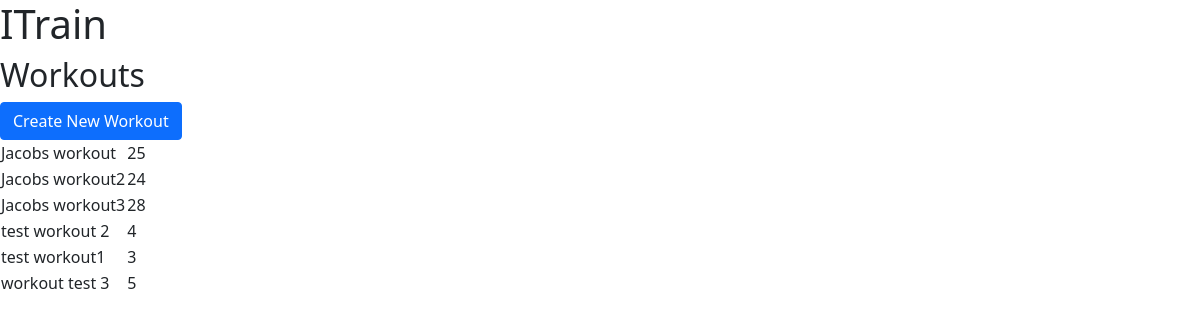
The page /workouts/ on the database its author committed.
### main/models.py (models this page shows, shortened)
class Workout(models.Model):
    name = models.CharField(max_length=30, unique=True, null=False,
                            blank=False,
                            error_messages={'unique':
                                            'The Workout name is not unique'})
    description = models.TextField(max_length=200, blank=True)
    class Meta:
        ordering = ['name']

### main/views.py (the view)
# urls.py: path('workouts/', WorkoutList.as_view(), name='workouts'),
class WorkoutList(generic.ListView):
    model = Workout
    template_name = 'main/workouts.html'
    paginate_by = 50

### main/templates/main/workouts.html
{% extends 'base.html' %}
{% load static %}
{% block content %}
<h2>Workouts</h2>
<a href="{% url 'create_workout'%}">
  <button type="button" class="btn btn-primary">Create New Workout</button>
</a>
<table>
  {% for workout in workout_list %}
  <tr>
    <td>{{ workout.name }}</td>
    <td>{{ workout.id }}</td>
  {% empty %}
  <tr>You have no workouts to show</tr>
  {% endfor %}
</table>
{% endblock %}

### rows shown on the page
Workout: name "Jacobs workout", id "25"
Workout: name "Jacobs workout2", id "24"
Workout: name "Jacobs workout3", id "28"
Workout: name "test workout 2", id "4"
Workout: name "test workout1", id "3"
Workout: name "workout test 3", id "5"
